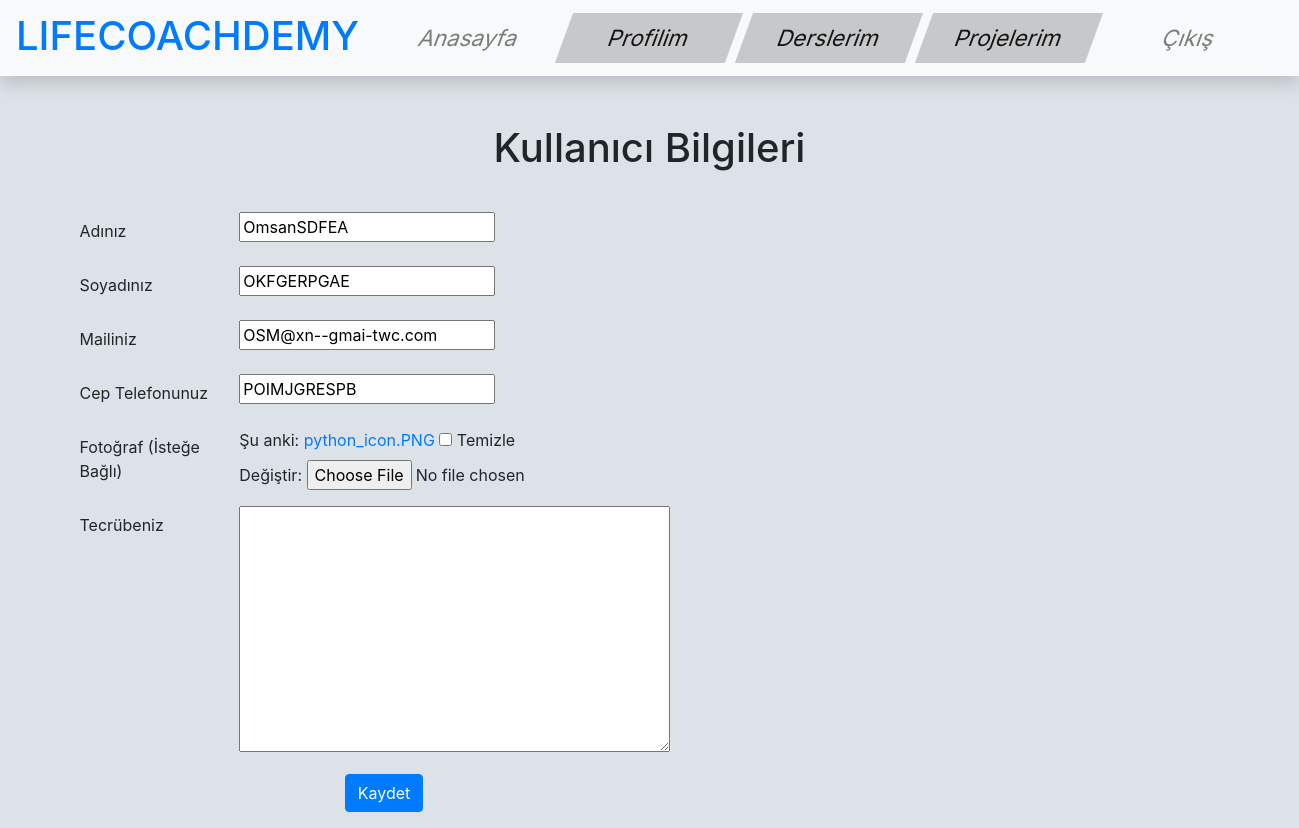
Screenshot of /user/omsansdfea_1/update/ (signed in) with the database file from the repository.
### user/models.py (models this page shows, shortened)
class User(models.Model):
    user = models.ForeignKey('auth.User', verbose_name='Kullanıcı', related_name='users', on_delete=models.CASCADE)
    name = models.CharField(max_length=150, verbose_name='Ad')
    surname = models.CharField(max_length=150, verbose_name='Soyad')
    register_date = models.DateTimeField(verbose_name='Kayıt Tarihi', editable=False)
    mail = models.EmailField(verbose_name='E-Mail', unique=True)
    cep_tel = models.CharField(max_length=20, null=True, blank=True, unique=True)
    photo = models.ImageField(verbose_name='Fotoğraf', null=True, blank=True)
    experience = RichTextField(verbose_name='Tecrübe', null=True, blank=True)
    instructor_score = models.IntegerField(verbose_name='Eğitmenlik Puanı',null=True, blank=True)
    total_course_number = models.IntegerField(verbose_name='Şimdiye Kadar Verilen Dersler', default=0)
    current_course_number = models.IntegerField(verbose_name='Güncel Ders Sayısı', default=0)
    slug = models.SlugField(unique=True, editable=False, max_length=130)

### user/views.py (the view)
# urls.py: url(r'^(?P<slug>[\w-]+)/update/$', user_update, name='update'),
def user_update(request, slug):
    if not request.user.is_authenticated:
        return Http404()
    user = get_object_or_404(User, slug=slug)
    form = UserForm(request.POST or None, request.FILES or None, instance=user)
    if form.is_valid():
        form.save()
        messages.success(request, 'Kullanıcı başarılı bir şekilde güncellendi.')
        return HttpResponseRedirect(user.get_absolute_url())
    context = {
        'form' : form
    }
    return render(request, 'user/form.html', context)

### user/forms.py
class UserForm(forms.ModelForm):
    class Meta:
        model = User
        fields = [
            'name',
            'surname',
            'mail',
            'cep_tel',
            'photo',
            'experience',
        ]

### templates/user/form.html (shortened to what this page needs)
{% extends 'base.html' %}
{% load crispy_forms_tags %}
{% load static %}
{% block body %}
    <div class="container">
        <div style="text-align:center;margin-bottom:40px;"><h1> Kullanıcı Bilgileri </h1></div>
        <div class="row">
            <form class="form" role="form" enctype="multipart/form-data" autocomplete="off" method="post">{% csrf_token %}
                <div class="form-group row">
                    <label class="col-lg-3 col-form-label form-control-label">Adınız</label>
                    <div class="col-lg-9">
                        {{ form.name }}
                    </div>
                </div>
                <div class="form-group row">
                    <label class="col-lg-3 col-form-label form-control-label">Soyadınız</label>
                    <div class="col-lg-9">
                        {{ form.surname }}
                    </div>
                </div>
                <div class="form-group row">
                    <label class="col-lg-3 col-form-label form-control-label">Mailiniz</label>
                    <div class="col-lg-9">
                        {{ form.mail }}
                    </div>
                </div>
                <div class="form-group row">
                    <label class="col-lg-3 col-form-label form-control-label">Cep Telefonunuz</label>
                    <div class="col-lg-9">
                        {{ form.cep_tel }}
                    </div>
                </div>
                <div class="form-group row">
                    <label class="col-lg-3 col-form-label form-control-label">Fotoğraf (İsteğe Bağlı)</label>
                    <div class="col-lg-9">
                        {{ form.photo }}
                    </div>
                </div>
                <div class="form-group row">
                    <label class="col-lg-3 col-form-label form-control-label">Tecrübeniz</label>
                    <div class="col-lg-9">
                        {{ form.experience }}
                    </div>
                </div>
                <div class="form-group row">
                    <div class="col-lg-12 text-center">
                        <input class="btn btn-primary" type="submit" value="Kaydet">
                    </div>
                </div>
            </form>
        </div>
    </div>
{% endblock %}

### static/css/base.css (style rules this page uses)
body { background-color: #dde2e8; }

### rows the page displays
User: name "OmsanSDFEA", surname "OKFGERPGAE", mail "OSM@xn--gmai-twc.com", cep_tel "POIMJGRESPB"
